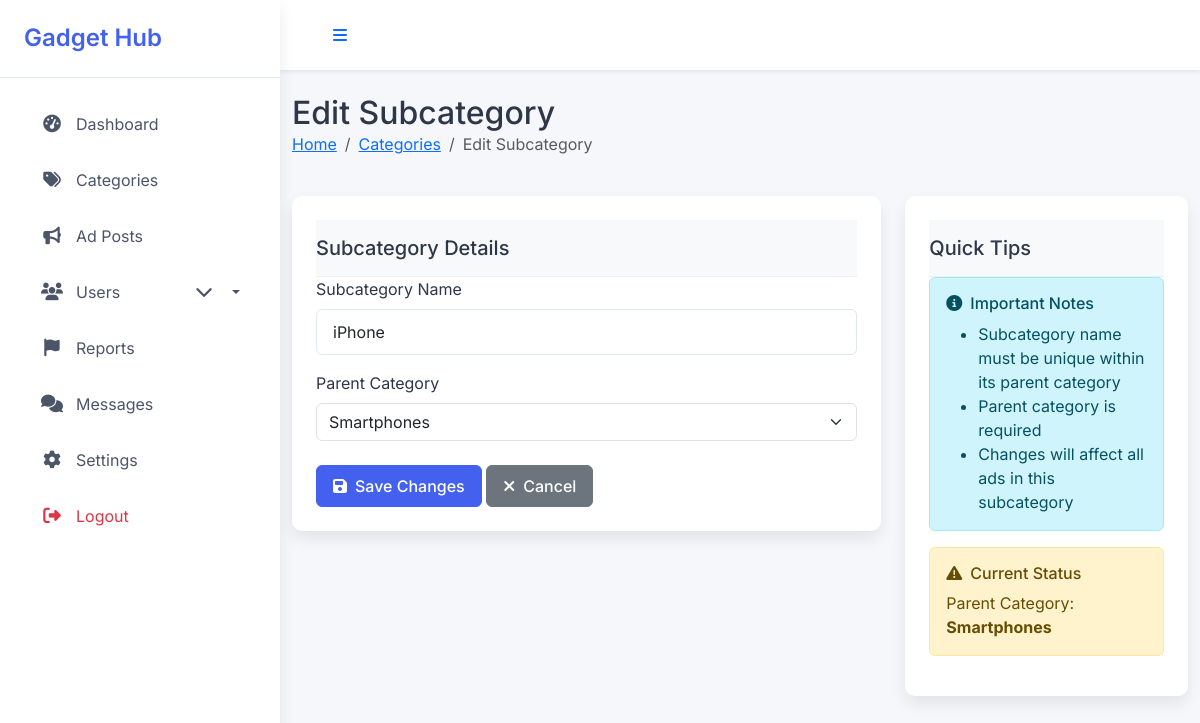
/admin/edit_subcategory.php?id=1 (signed in), run on the app's committed database.
### tables this page shows
CREATE TABLE `subcategories` (
  `id` int(11) NOT NULL,
  `name` varchar(100) NOT NULL,
  `category_id` int(11) NOT NULL,
  `ad_count` int(11) DEFAULT 0,
  `created_at` timestamp NOT NULL DEFAULT current_timestamp()
);

CREATE TABLE `categories` (
  `id` int(11) NOT NULL,
  `name` varchar(100) NOT NULL,
  `created_at` timestamp NOT NULL DEFAULT current_timestamp(),
  `image_path` varchar(255) DEFAULT NULL
);

### admin/edit_subcategory.php (the view, shortened to what this page needs)
<?php
require_once '../db.php';
$id = $_GET['id'];
$subcategory = $pdo->prepare("
    SELECT s.*, c.name as parent_name
    FROM subcategories s
    JOIN categories c ON s.category_id = c.id
    WHERE s.id = ?
");
$subcategory->execute([$id]);
$subcategory = $subcategory->fetch(PDO::FETCH_ASSOC);
$categories = $pdo->query("SELECT * FROM categories")->fetchAll(PDO::FETCH_ASSOC);
$errors = [];
?>
<!DOCTYPE html>
<html lang="en">
<head>
    <link href="https://cdn.jsdelivr.net/npm/bootstrap@5.3.0/dist/css/bootstrap.min.css" rel="stylesheet">
    <link rel="stylesheet" href="https://cdnjs.cloudflare.com/ajax/libs/font-awesome/6.4.0/css/all.min.css">
    <link rel="stylesheet" href="assets/css/admin-style.css">
</head>
<body>
    <?php include 'sidebar.php'; ?>
    <div class="main-content">
        <nav class="header navbar navbar-expand-lg navbar-light bg-white shadow-sm">
            <div class="container-fluid">
                <button class="btn btn-link toggle-sidebar d-none d-lg-block">
                    <i class="fas fa-bars"></i>
                </button>
            </div>
        </nav>
        <div class="container-fluid py-4">
            <div class="row mb-4">
                <div class="col-12">
                    <h2 class="mb-0">Edit Subcategory</h2>
                    <nav aria-label="breadcrumb">
                        <ol class="breadcrumb">
                            <li class="breadcrumb-item"><a href="dashboard.php">Home</a></li>
                            <li class="breadcrumb-item"><a href="categories.php">Categories</a></li>
                            <li class="breadcrumb-item active" aria-current="page">Edit Subcategory</li>
                        </ol>
                    </nav>
                </div>
            </div>
            <div class="row">
                <div class="col-lg-8">
                    <div class="table-card">
                        <div class="card-header py-3">
                            <h5 class="mb-0">Subcategory Details</h5>
                        </div>
                        <div class="card-body">
                            <form action="" method="POST">
                                <div class="mb-3">
                                    <label class="form-label">Subcategory Name</label>
                                    <input type="text"
                                           class="form-control <?= isset($errors['name']) ? 'is-invalid' : '' ?>"
                                           name="subcategory_name"
                                           value="<?= htmlspecialchars($subcategory['name']) ?>"
                                           required>
                                </div>
                                <div class="mb-3">
                                    <label class="form-label">Parent Category</label>
                                    <select class="form-select <?= isset($errors['category']) ? 'is-invalid' : '' ?>"
                                            name="parent_category"
                                            required>
                                        <?php foreach ($categories as $category): ?>
                                            <option value="<?= $category['id'] ?>"
                                                <?= $category['id'] == $subcategory['category_id'] ? 'selected' : '' ?>>
                                                <?= htmlspecialchars($category['name']) ?>
                                            </option>
                                        <?php endforeach; ?>
                                    </select>
                                </div>
                                <div class="mt-4">
                                    <button type="submit" class="btn btn-primary">
                                        <i class="fas fa-save me-2"></i>Save Changes
                                    </button>
                                    <a href="categories.php" class="btn btn-secondary">
                                        <i class="fas fa-times me-2"></i>Cancel
                                    </a>
                                </div>
                            </form>
                        </div>
                    </div>
                </div>
                <div class="col-lg-4">
                    <div class="table-card">
                        <div class="card-header py-3">
                            <h5 class="mb-0">Quick Tips</h5>
                        </div>
                        <div class="card-body">
                            <div class="alert alert-info">
                                <h6 class="alert-heading"><i class="fas fa-info-circle me-2"></i>Important Notes</h6>
                                <ul class="mb-0">
                                    <li>Subcategory name must be unique within its parent category</li>
                                    <li>Parent category is required</li>
                                    <li>Changes will affect all ads in this subcategory</li>
                                </ul>
                            </div>
                            <div class="alert alert-warning">
                                <h6 class="alert-heading"><i class="fas fa-exclamation-triangle me-2"></i>Current Status</h6>
                                <p class="mb-0">
                                    Parent Category: <strong><?= htmlspecialchars($subcategory['parent_name']) ?></strong>
                                </p>
                            </div>
                        </div>
                    </div>
                </div>
            </div>
        </div>
    </div>
</body>
</html>

### admin/assets/css/admin-style.css (style rules this page uses)
:root { --primary-color: #4361ee; --secondary-color: #3f37c9; --success-color: #4cc9f0; --info-color: #4895ef; --warning-color: #f72585; --danger-color: #e63946; --light-color: #f8f9fa; --dark-color: #212529; --sidebar-width: 280px; --header-height: 70px; --border-radius: 10px; --box-shadow: 0 0.5rem 1rem rgba(0, 0, 0, 0.08); --transition: all 0.3s ease; }
body { font-family: 'Inter', sans-serif; background-color: #f5f7fb; color: #2d3748; }
.main-content { margin-left: var(--sidebar-width); min-height: 100vh; transition: var(--transition); }
.header { height: var(--header-height); background: white; box-shadow: var(--box-shadow); padding: 0 1.5rem; }
.table-card { background: white; border-radius: var(--border-radius); box-shadow: var(--box-shadow); padding: 1.5rem; }
.card-header { background-color: #f8f9fa; border-bottom: 1px solid #eee; }
.btn { padding: 0.5rem 1rem; border-radius: 6px; font-weight: 500; transition: var(--transition); }
.btn-primary { background: var(--primary-color); border-color: var(--primary-color); }
.form-control { border-radius: 6px; border: 1px solid #e2e8f0; padding: 0.625rem 1rem; }

### data on the page
subcategories: subcategory_name "iPhone", parent_category "Smartphones", category.name "Smartphones"
